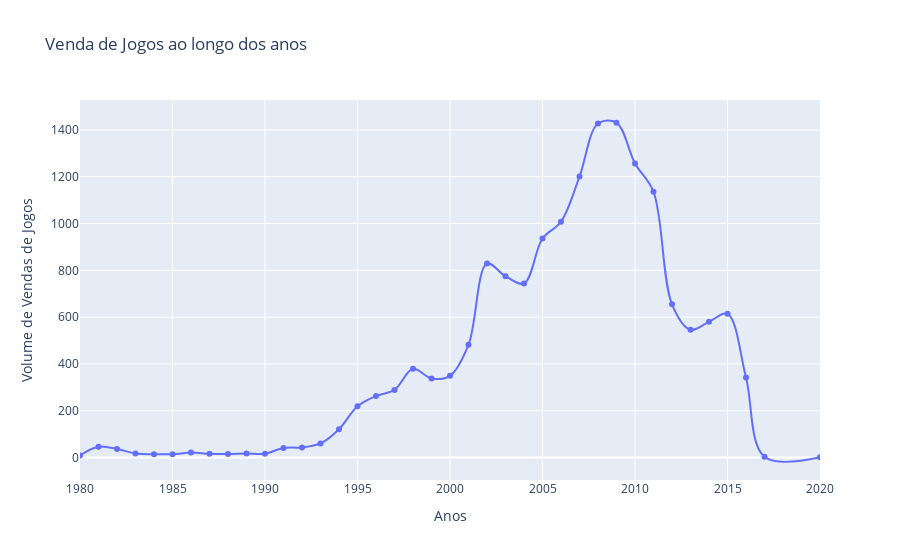

This figure's notebook cell:
### Code cell
# Distribuição de vendas ao longo dos anos
x = df.groupby(['Year'])['Year'].count().index
y = df.groupby(['Year'])['Year'].count()

#x=sorted(df['Year'].unique())
#y=df['Year'].value_counts().sort_index()

fig = px.line(x=x, y=y,
            labels={
                "y": "Volume de Vendas de Jogos",
                "x": "Anos"},
            title='Venda de Jogos ao longo dos anos',
            line_shape='spline',
            markers=True)
fig.update_layout(xaxis_range=[1980,2020])
fig.show()

### Figure 1 — Plotly figure (JSON) as saved in the notebook; plotly's stock layout.template omitted (floating-point values rounded to 4 significant figures)
{"data": [{"hovertemplate": "Anos=%{x}<br>Volume de Vendas de Jogos=%{y}<extra></extra>", "legendgroup": "", "line": {"color": "#636efa", "dash": "solid", "shape": "spline"}, "marker": {"symbol": "circle"}, "mode": "lines+markers", "name": "", "orientation": "v", "showlegend": false, "type": "scatter", "x": [1980, 1981, 1982, 1983, 1984, 1985, 1986, 1987, 1988, 1989, 1990, 1991, 1992, 1993, 1994, 1995, 1996, 1997, 1998, 1999, 2000, 2001, 2002, 2003, 2004, 2005, 2006, 2007, 2008, 2009, 2010, 2011, 2012, 2013, 2014, 2015, 2016, 2017, 2020], "xaxis": "x", "y": [9, 46, 36, 17, 14, 14, 21, 16, 15, 17, 16, 41, 43, 60, 121, 219, 263, 289, 379, 338, 349, 482, 829, 775, 744, 936, 1008, 1201, 1428, 1431, 1257, 1136, 655, 546, 580, 614, 342, 3, 1], "yaxis": "y"}], "layout": {"legend": {"tracegroupgap": 0}, "title": {"text": "Venda de Jogos ao longo dos anos"}, "xaxis": {"anchor": "y", "domain": [0, 1], "range": [1980, 2020], "title": {"text": "Anos"}}, "yaxis": {"anchor": "x", "domain": [0, 1], "title": {"text": "Volume de Vendas de Jogos"}}}}
